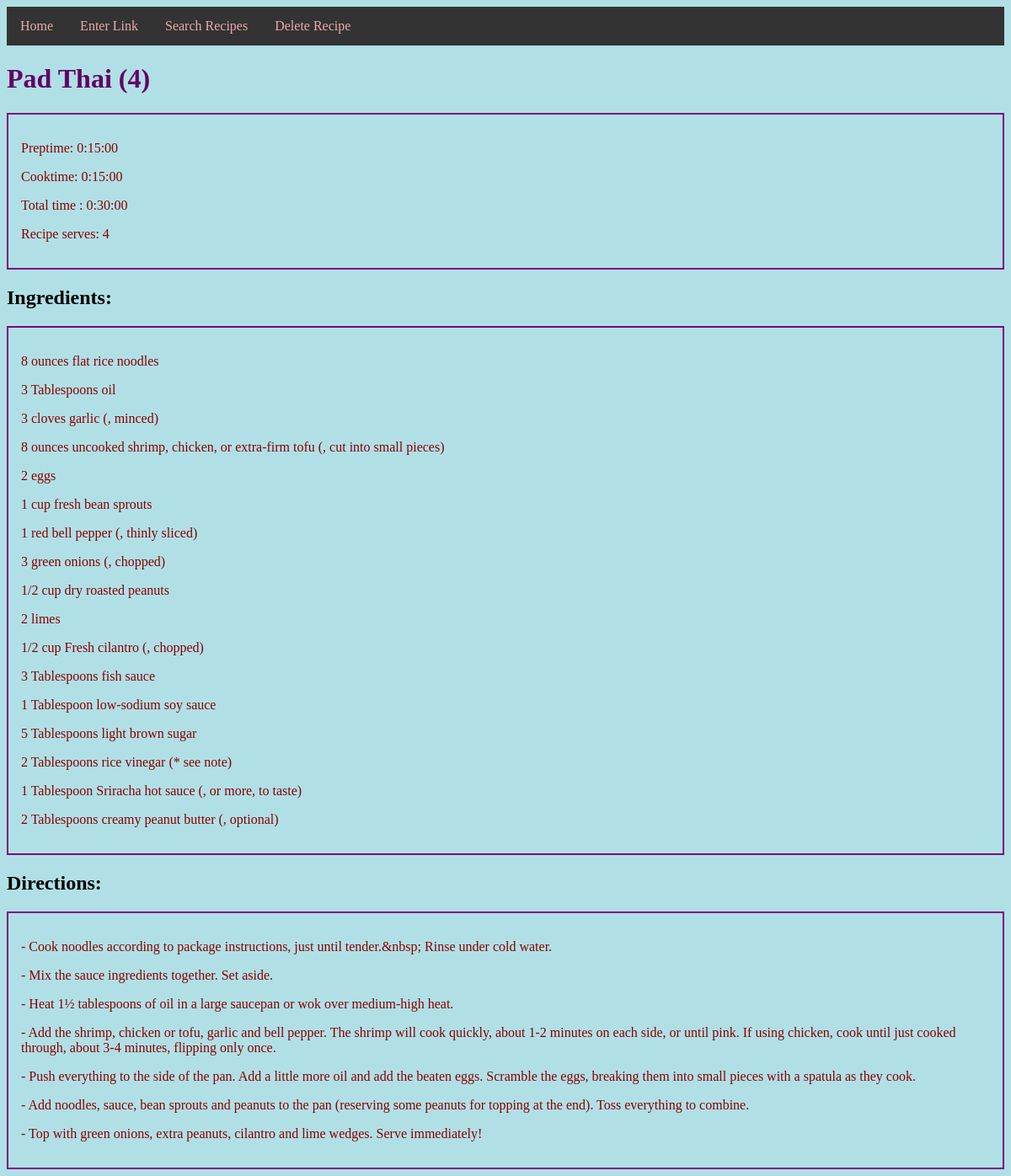
Page /showrecipe/4 on the committed database.
### recipeapp/models.py (models this page shows, shortened)
class Recipe(db.Model):
    __tablename__ = 'recipes'
    id = db.Column(db.Integer, primary_key=True)
    title = db.Column(db.String(), nullable = False)
    source = db.Column(db.String())
    preptime = db.Column(db.Interval())
    cooktime = db.Column(db.Interval())
    totaltime = db.Column(db.Interval())
    serves = db.Column(db.String(30))
    directions = db.relationship('Directions', backref = 'recipe', cascade="all, delete-orphan")
    ingredients = db.relationship('Ingredient', backref = 'recipe', cascade="all, delete-orphan")

class Ingredient(db.Model):
    __tablename__ = 'ingredients'
    id = db.Column(db.Integer, primary_key=True)
    line = db.Column(db.String())
    recipe_id = db.Column(db.Integer, db.ForeignKey('recipes.id'))
    def __repr__(self):
        return f'{self.line}'

class Directions(db.Model):
    __tablename__ = 'directions'
    id = db.Column(db.Integer, primary_key=True)
    line = db.Column(db.String())
    recipe_id = db.Column(db.Integer, db.ForeignKey('recipes.id'))
    def __repr__(self):
        return f'{self.line}'

### recipeapp/routes.py (the view)
@app.route('/showrecipe/<id>', methods=['POST', 'GET'])
def showrecipe(id):
    recipe_id = id
    recipe = Recipe.query.get(recipe_id)
    return render_template('showrecipe.html', recipe=recipe)

### recipeapp/templates/showrecipe.html
{% extends 'layout.html' %}
{% block content %}
    <h1>{{ recipe.title }} ({{ recipe.id }})</h1>
      <div class=container>
        <p>Preptime:  {{ recipe.preptime }}</p>
        <p>Cooktime:  {{ recipe.cooktime }}</p>
        <p>Total time : {{ recipe.totaltime }}</p>
        <p>Recipe serves:  {{ recipe.serves }}</p>
      </div>
    <h2>Ingredients:</h2>
      <div class=container>
        {% for line in recipe.ingredients %}
          <p> {{ line }}</p>
        {% endfor %}
      </div>
    <h2>Directions:</h2>
      <div class=container>
        {% for line in recipe.directions %}
          <p>-  {{ line }}</p>
        {% endfor %}
      </div>
{% endblock content %}

### recipeapp/static/css/main.css (style rules this page uses)
body { background-color: powderblue; }
h1 { color: rgb(100, 1, 100); }
p { color: darkred; }
.container { border-style: solid; border-width: 2px; border-color: purple; padding: 15px; }

### rows in the picture
Recipe: title "Pad Thai", id "4", preptime "0:15:00", cooktime "0:15:00", totaltime "0:30:00", serves "4"
Ingredient: line "8 ounces flat rice noodles"
Ingredient: line "3 Tablespoons oil"
Ingredient: line "3 cloves garlic (, minced)"
Ingredient: line "8 ounces uncooked shrimp, chicken, or extra-firm tofu (, cut into small pieces)"
Ingredient: line "2 eggs"
Ingredient: line "1 cup fresh bean sprouts"
Ingredient: line "1 red bell pepper (, thinly sliced)"
Ingredient: line "3 green onions (, chopped)"
Ingredient: line "1/2 cup dry roasted peanuts"
Ingredient: line "2 limes"
Ingredient: line "1/2 cup Fresh cilantro (, chopped)"
Ingredient: line "3 Tablespoons fish sauce"
Ingredient: line "1 Tablespoon low-sodium soy sauce"
Ingredient: line "5 Tablespoons light brown sugar"
Ingredient: line "2 Tablespoons rice vinegar (* see note)"
Ingredient: line "1 Tablespoon Sriracha hot sauce (, or more, to taste)"
Ingredient: line "2 Tablespoons creamy peanut butter (, optional)"
Directions: line "Cook noodles according to package instructions, just until tender.&nbsp; Rinse under cold water."
Directions: line "Mix the sauce ingredients together. Set aside."
Directions: line "Heat 1½ tablespoons of oil in a large saucepan or wok over medium-high heat."
Directions: line "Add the shrimp, chicken or tofu, garlic and bell pepper. The shrimp will cook quickly, about 1-2 minutes on each side, or until pink. If using chicken, cook until just cooked through, about 3-4 minutes, flipping only once."
Directions: line "Push everything to the side of the pan. Add a little more oil and add the beaten eggs. Scramble the eggs, breaking them into small pieces with a spatula as they cook."
Directions: line "Add noodles, sauce, bean sprouts and peanuts to the pan (reserving some peanuts for topping at the end). Toss everything to combine."
Directions: line "Top with green onions, extra peanuts, cilantro and lime wedges. Serve immediately!"
